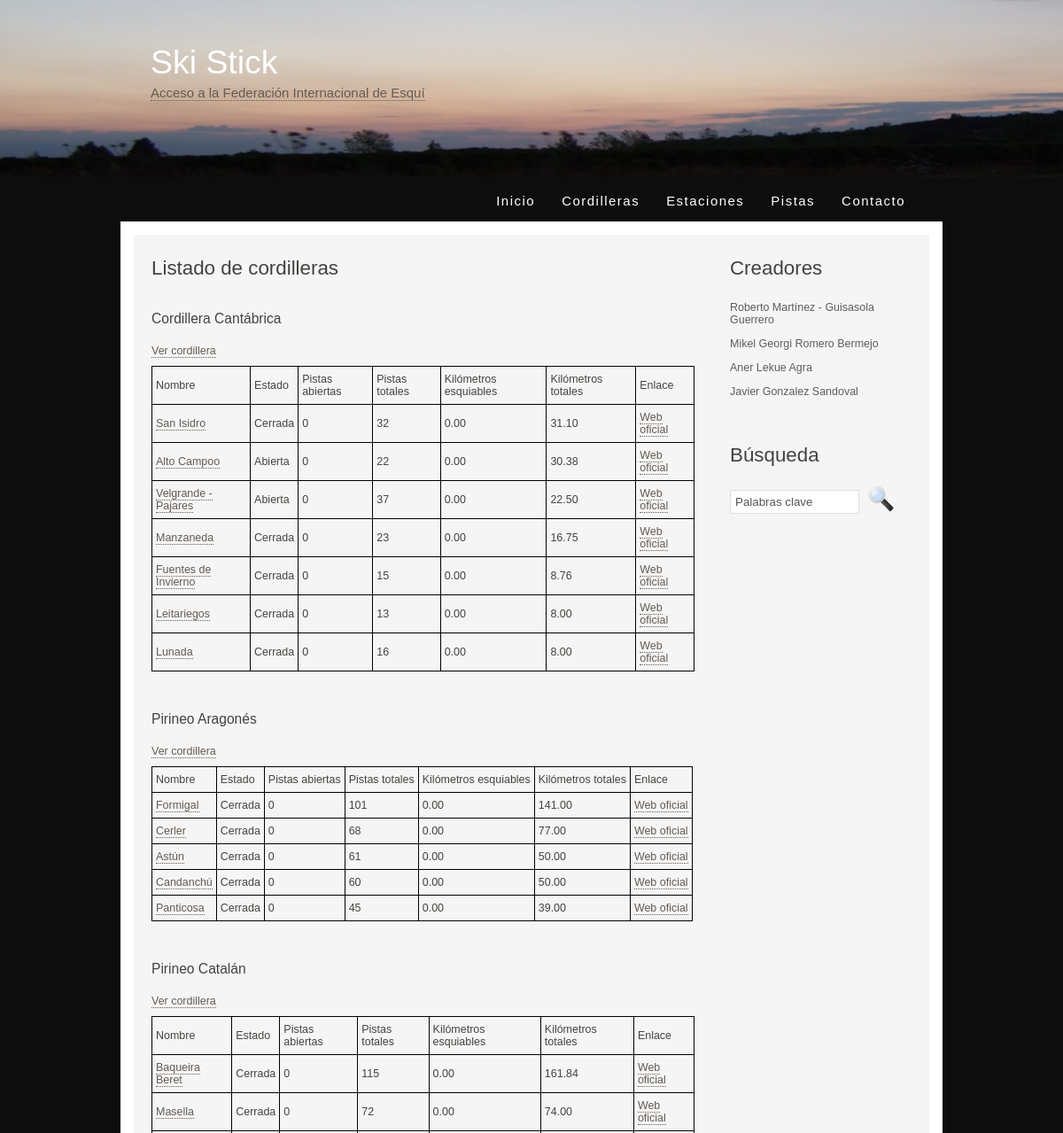
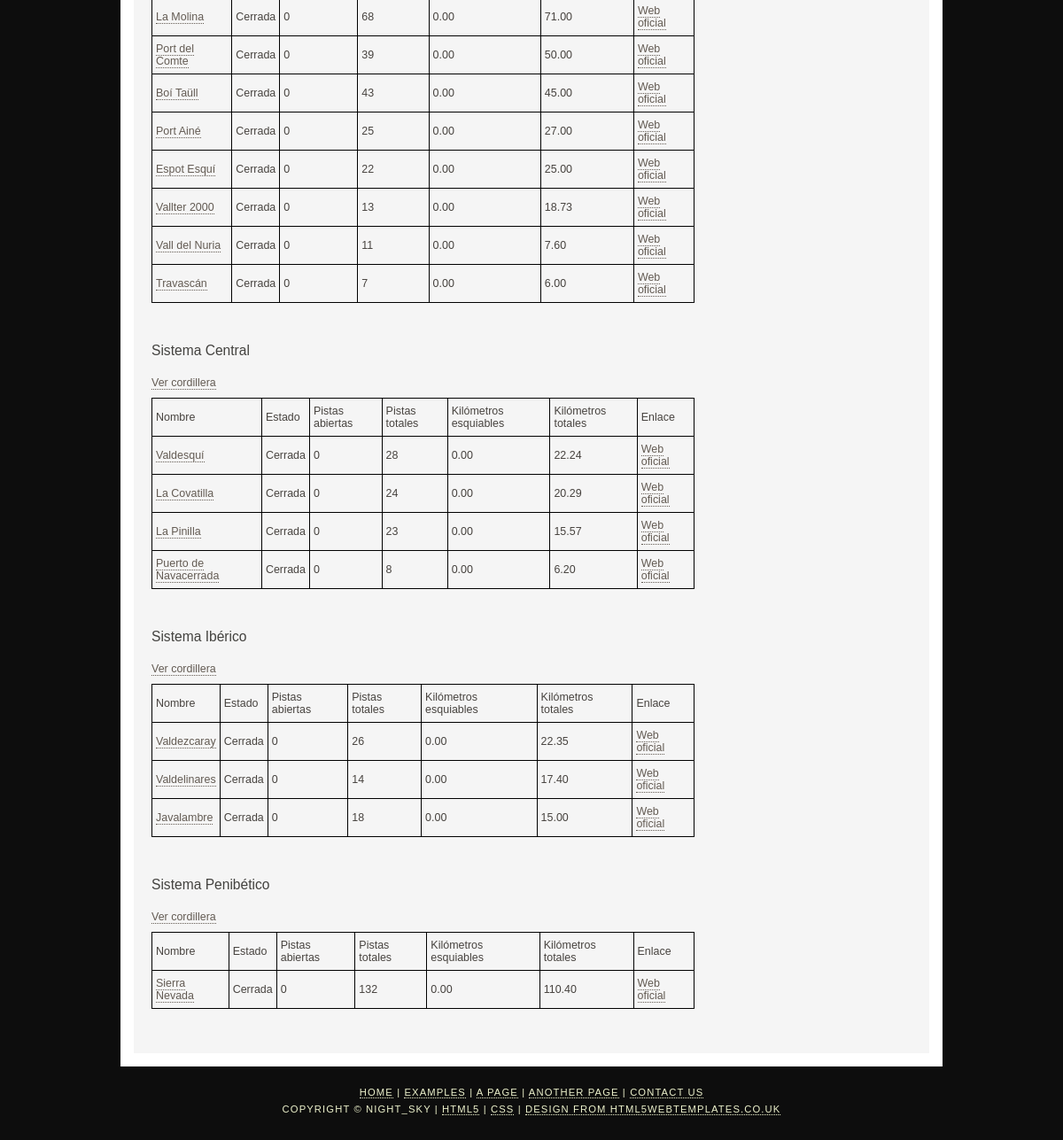
The page /cordilleras on the database as committed earlier (2 pictures, top to bottom).
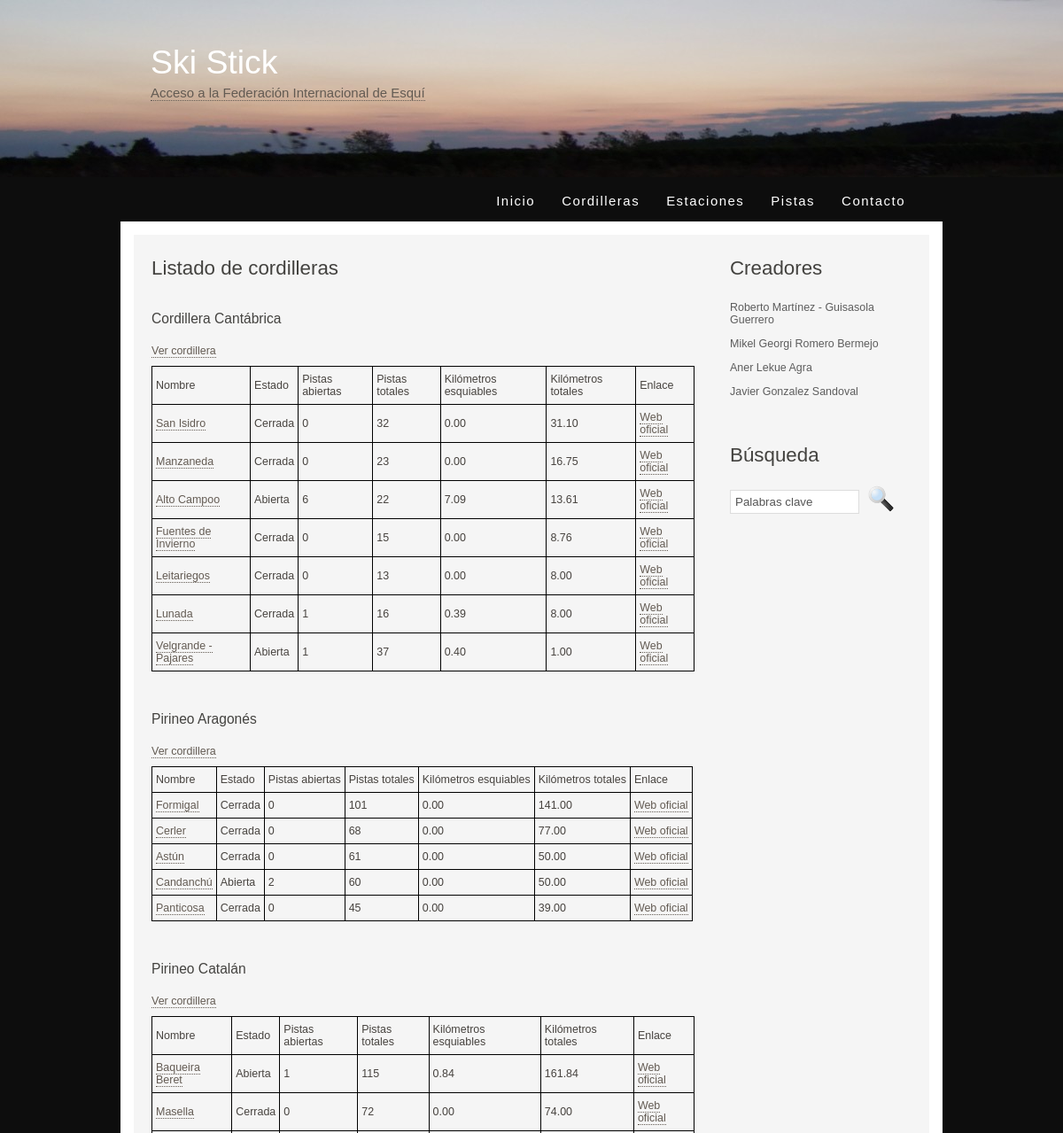
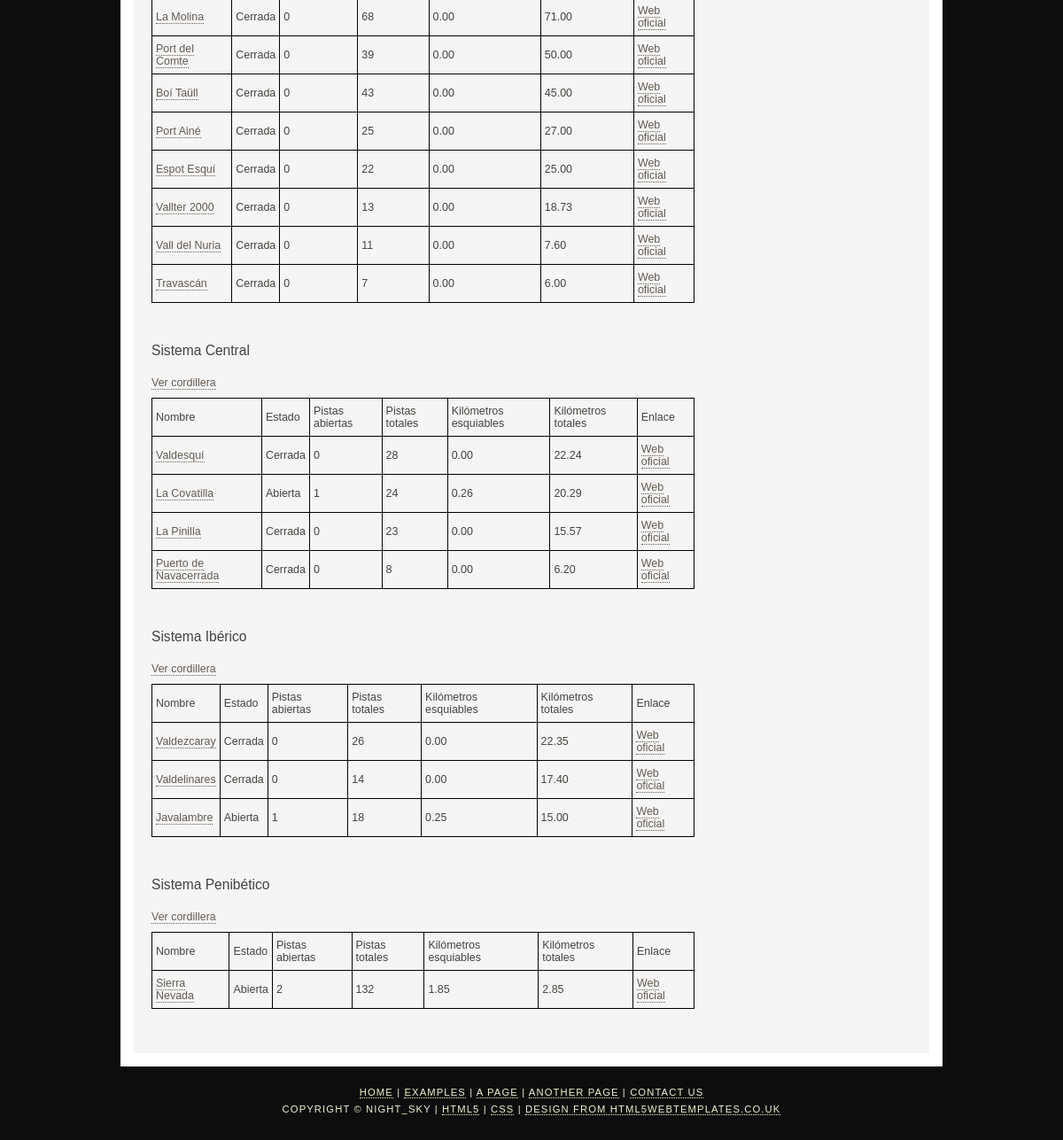
The same page on the database as committed later (2 pictures, top to bottom).
### appIW/models.py (models this page shows, shortened)
class Cordillera(models.Model):
    nombre = models.CharField(max_length=50)

class Estacion(models.Model):
    cordillera = models.ForeignKey(Cordillera, on_delete=models.CASCADE)
    nombre = models.CharField(max_length=50)
    abierta = models.BooleanField()
    nPistas = models.IntegerField()
    nPistasTotales = models.IntegerField()
    nKilometros = models.DecimalField(decimal_places=2, max_digits=6)
    nKilometrosTotales = models.DecimalField(decimal_places=2, max_digits=6)
    enlacePagina = models.CharField(max_length=200)

### appIW/views.py (the view)
# urls.py: path('cordilleras', views.cordilleras, name='cordilleras'), # todas las cordilleras y sus estaciones
def cordilleras(request):
    cordilleras = get_list_or_404(Cordillera.objects.order_by('nombre'))
    estaciones = get_list_or_404(Estacion.objects.order_by('-nKilometrosTotales'))
    context = {'listaCordilleras': cordilleras, 'listaEstaciones': estaciones}
    return render(request, 'appIW/cordilleras.html', context)

### appIW/templates/appIW/cordilleras.html (shortened to what this page needs)
{% extends "plantilla.html"%}
{% block menu %}
<li><a href="/index">Inicio</a></li>
<li><a href="/cordilleras" class="selected">Cordilleras</a></li>
<li><a href="/estaciones">Estaciones</a></li>
<li><a href="/pistas">Pistas</a></li>
<li><a href="/contacto">Contacto</a></li>
{% endblock %}
{% block contenido %}
<h1>Listado de cordilleras</h1>
    <div class="cordilleras">
        {% if listaCordilleras %}
          {% for c in listaCordilleras %}
            <a name={{c.id}}><h3>{{c.nombre}}</h3></a>
            <a href="/cordillera/{{ c.id }}" >Ver cordillera</a>
            {% if listaEstaciones %}
                <div id={{c.id}}body>
                <table>
                    <tr>
                      <td>Nombre</td>
                      <td>Estado</td>
                      <td>Pistas abiertas</td>
                      <td>Pistas totales</td>
                      <td>Kilómetros esquiables</td>
                      <td>Kilómetros totales</td>
                      <td>Enlace</td>
                    </tr>
              {% for e in listaEstaciones %}
                {% if e.cordillera == c %}
                  <tr>
                    <td><a href="/estacion/{{e.id}}">{{e.nombre}}</a></td>
                    <td>{% if e.abierta %}
                      Abierta
                      {% else %}
                      Cerrada
                      {% endif %}
                    </td>
                    <td>{{e.nPistas}}</td>
                    <td>{{e.nPistasTotales}}</td>
                    <td>{{e.nKilometros}}</td>
                    <td>{{e.nKilometrosTotales}}</td>
                      <td><a href="{{ e.enlacePagina }}">Web oficial</a></td>
                  </tr>
                {% endif %}
              {% endfor %}
              </table>
                </div>
            {% else %}
            <p>No hay estaciones</p>
            {% endif %}
          {% endfor %}
        {% else %}
        <p>No hay cordilleras creadas</p>
        {% endif %}
    </div>
{% endblock %}

Rows that differ between the two databases and show on the page:
shown differently, row unchanged: Estacion "Manzaneda": moves up the list
changed Estacion "Alto Campoo": nPistas "0" → "6"; nKilometros "0.00" → "7.09"; nKilometrosTotales "30.38" → "13.61"
changed Estacion "Lunada": nPistas "0" → "1"; nKilometros "0.00" → "0.39"
changed Estacion "Velgrande - Pajares": nPistas "0" → "1"; nKilometros "0.00" → "0.40"; nKilometrosTotales "22.50" → "1.00"; moves down the list
changed Estacion "Candanchú": nPistas "0" → "2"; abierta "Cerrada" → "Abierta"
changed Estacion "Baqueira Beret": nPistas "0" → "1"; nKilometros "0.00" → "0.84"; abierta "Cerrada" → "Abierta"
changed Estacion "La Covatilla": nPistas "0" → "1"; nKilometros "0.00" → "0.26"; abierta "Cerrada" → "Abierta"
changed Estacion "Javalambre": nPistas "0" → "1"; nKilometros "0.00" → "0.25"; abierta "Cerrada" → "Abierta"
changed Estacion "Sierra Nevada": nPistas "0" → "2"; nKilometros "0.00" → "1.85"; nKilometrosTotales "110.40" → "2.85"; abierta "Cerrada" → "Abierta"
